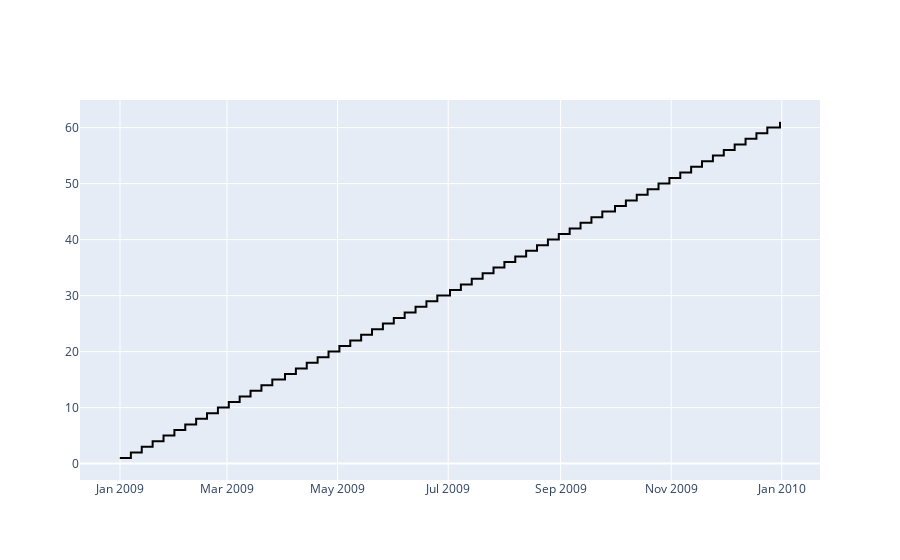

The cell this chart's notebook holds for it:
### Code cell
# plot for monitoring anticipated vs. real enrollment progress
identity_plot = go.Figure(
    data=go.Scatter(
        x=t,
        y=[n for n in range(1, len(t) + 1)],
        mode='lines+markers',
        line={
            'color': 'black',
#             'dash': 'dash'
            'shape': 'hv'
        },
        marker={
            'color': 'black',
            'size': 1.0
        }
        ,
        name='Predicted Progress'
    )
)
identity_plot.update_xaxes(showspikes=True)
identity_plot.update_yaxes(showspikes=True)

### Figure 1 — Plotly figure (JSON) as saved in the notebook; plotly's stock layout.template omitted (floating-point values rounded to 4 significant figures)
{"data": [{"line": {"color": "black", "shape": "hv"}, "marker": {"color": "black", "size": 1}, "mode": "lines+markers", "name": "Predicted Progress", "type": "scatter", "x": ["2009-01-01", "2009-01-07", "2009-01-13", "2009-01-19", "2009-01-25", "2009-01-31", "2009-02-06", "2009-02-12", "2009-02-18", "2009-02-24", "2009-03-02", "2009-03-08", "2009-03-14", "2009-03-20", "2009-03-26", "2009-04-02", "2009-04-08", "2009-04-14", "2009-04-20", "2009-04-26", "2009-05-02", "2009-05-08", "2009-05-14", "2009-05-20", "2009-05-26", "2009-06-01", "2009-06-07", "2009-06-13", "2009-06-19", "2009-06-25", "2009-07-02", "2009-07-08", "2009-07-14", "2009-07-20", "2009-07-26", "2009-08-01", "2009-08-07", "2009-08-13", "2009-08-19", "2009-08-25", "2009-08-31", "2009-09-06", "2009-09-12", "2009-09-18", "2009-09-24", "2009-10-01", "2009-10-07", "2009-10-13", "2009-10-19", "2009-10-25", "2009-10-31", "2009-11-06", "2009-11-12", "2009-11-18", "2009-11-24", "2009-11-30", "2009-12-06", "2009-12-12", "2009-12-18", "2009-12-24", "2009-12-31"], "y": [1, 2, 3, 4, 5, 6, 7, 8, 9, 10, 11, 12, 13, 14, 15, 16, 17, 18, 19, 20, 21, 22, 23, 24, 25, 26, 27, 28, 29, 30, 31, 32, 33, 34, 35, 36, 37, 38, 39, 40, 41, 42, 43, 44, 45, 46, 47, 48, 49, 50, 51, 52, 53, 54, 55, 56, 57, 58, 59, 60, 61]}], "layout": {"xaxis": {"showspikes": true}, "yaxis": {"showspikes": true}}}
